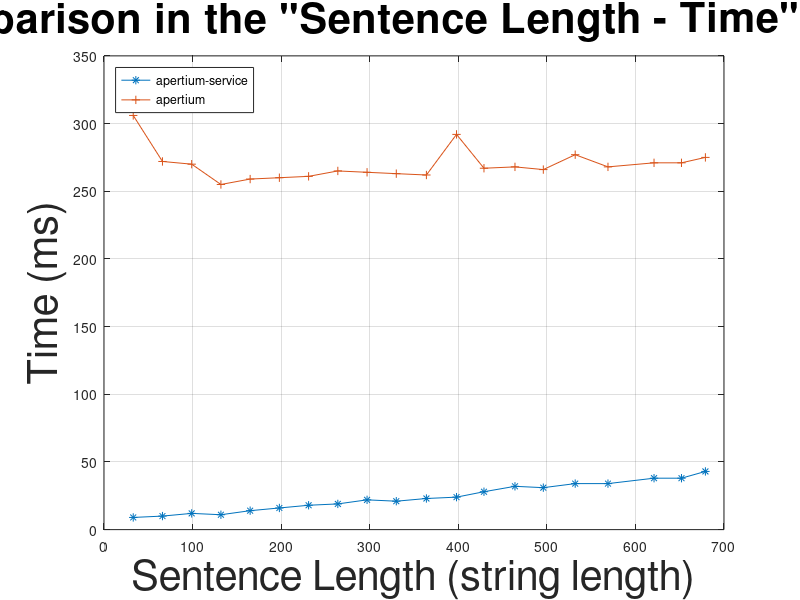

The MATLAB source for this figure: (Note: this script raises an error after producing the figure.)
as = [9 10 12 11 14 16 18 19 22 21 23 24 28 32 31 34 34 38 38 43];
a = [306 272 270 255 259 260 261 265 264 263 262 292 267 268 266 277 268 271 271 275];
ms = [1093 1904 3996 4493 6761 4945 10048 11285 11591 14751 12230 12833 13971 22779 18743 18771 21482 23678 27850 30773];
m = [1942 1950 1882 1853 1859 1852 1846 1889 1840 1853 1853 1846 1846 1848 1842 1848 1850 1856 1857 1862];

x = [33 66 99 132 165 198 231 264 297 330 364 398 429 464 496 532 569 621 652 679];

plot(x, as, "-*;apertium-service;", 
	x, a, "-+;apertium;");

title ('Comparison in the "Sentence Length - Time" space', "fontsize", 30);
xlabel ("Sentence Length (string length)", "fontsize", 30);
ylabel ("Time (ms)", "fontsize", 30);
legend ("location", "northwest");
legend ("boxon");
grid ("on");
ylim ([0, 350]);

print compap.png -dpng -mono -solid -F:30;

replot;
